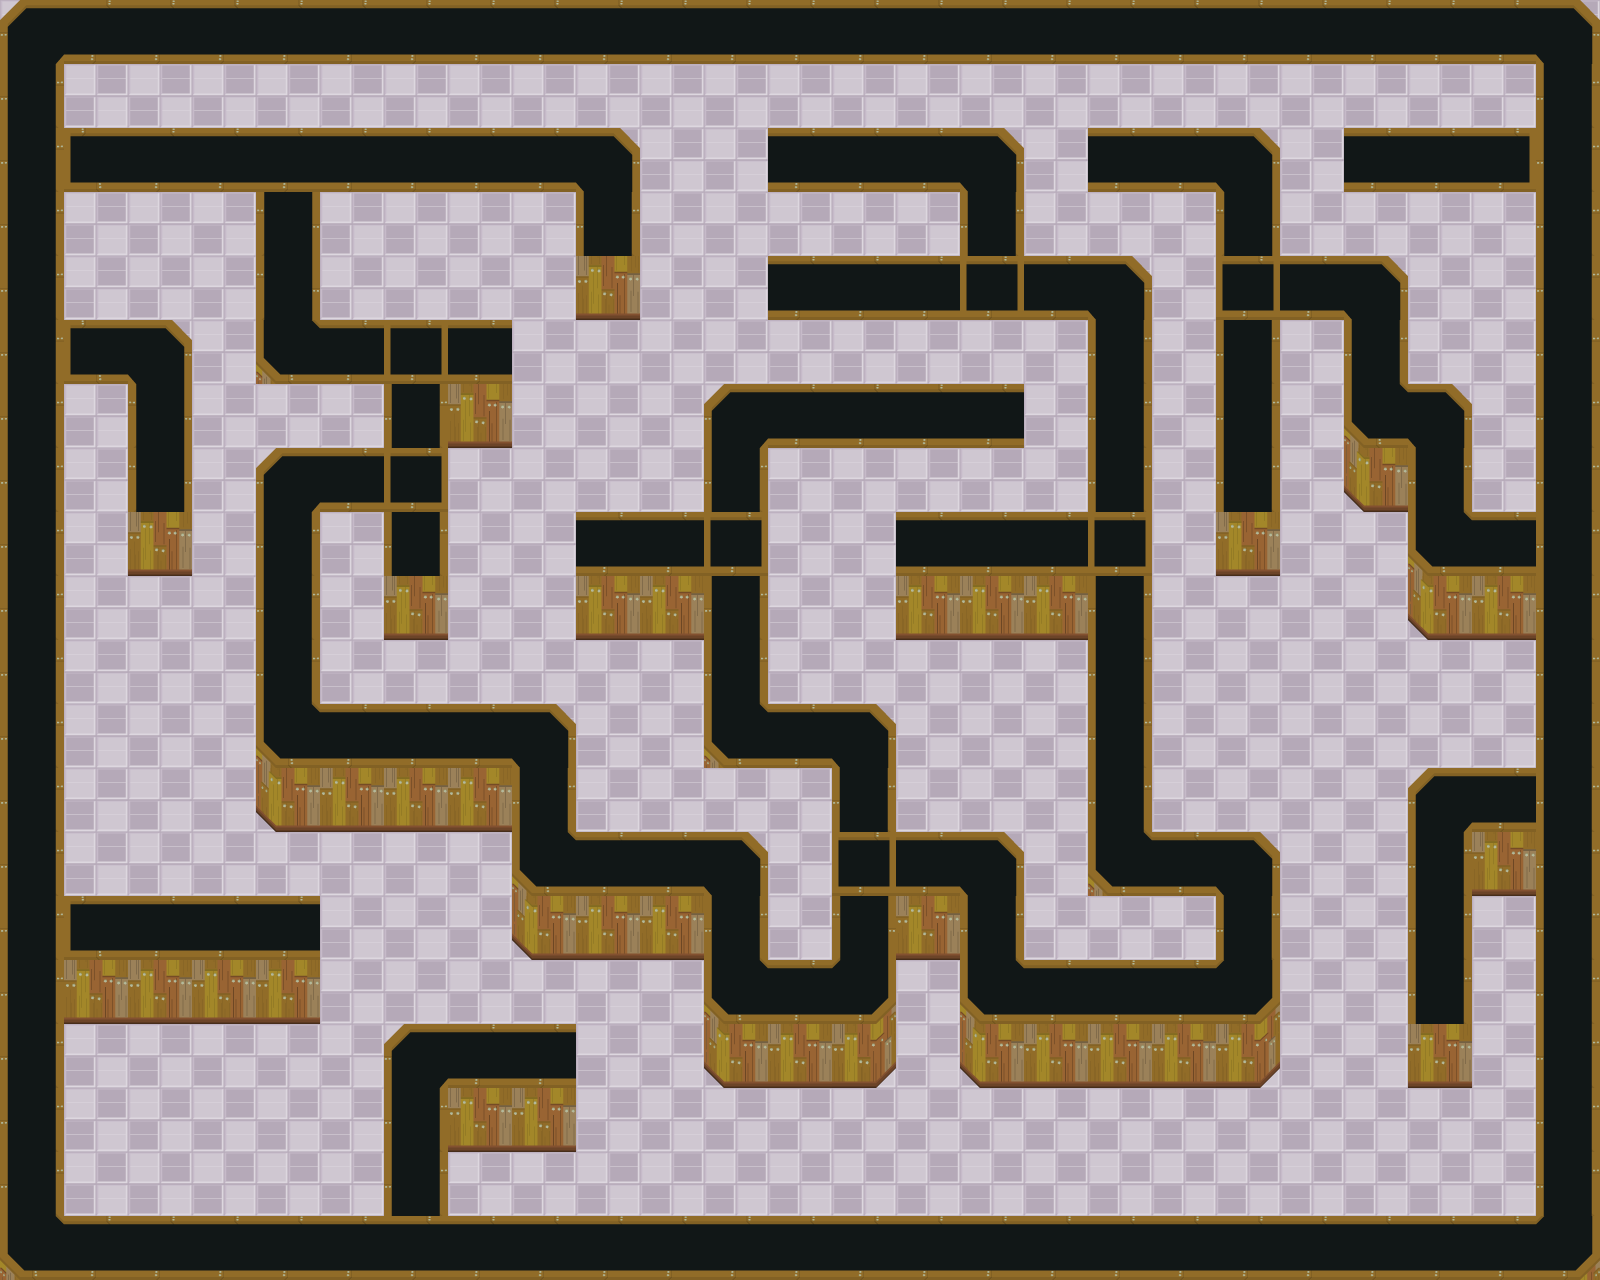

A 2D game scene composited from a Tiled map and its tileset images. What follows is a short description and the map's XML, with each tile layer's data collapsed to a summary:
An orthogonal 25x20 tile map with 64x64 px tiles, 1 tile layer (Tile), 1 image layer.

<map version="1.0" orientation="orthogonal" width="25" height="20" tilewidth="64" tileheight="64">
 <tileset firstgid="1" name="TileSet" tilewidth="64" tileheight="64">
  <image source="TileSet.png" width="192" height="384" />
 </tileset>
 <imagelayer name="Back" width="0" height="0">
     <image source="map19.png" />
 </imagelayer>
 <layer name="Tile" width="25" height="20">
  <data>[500 cells, 250 non-empty, 14 distinct tile ids]</data>
 </layer>
</map>
